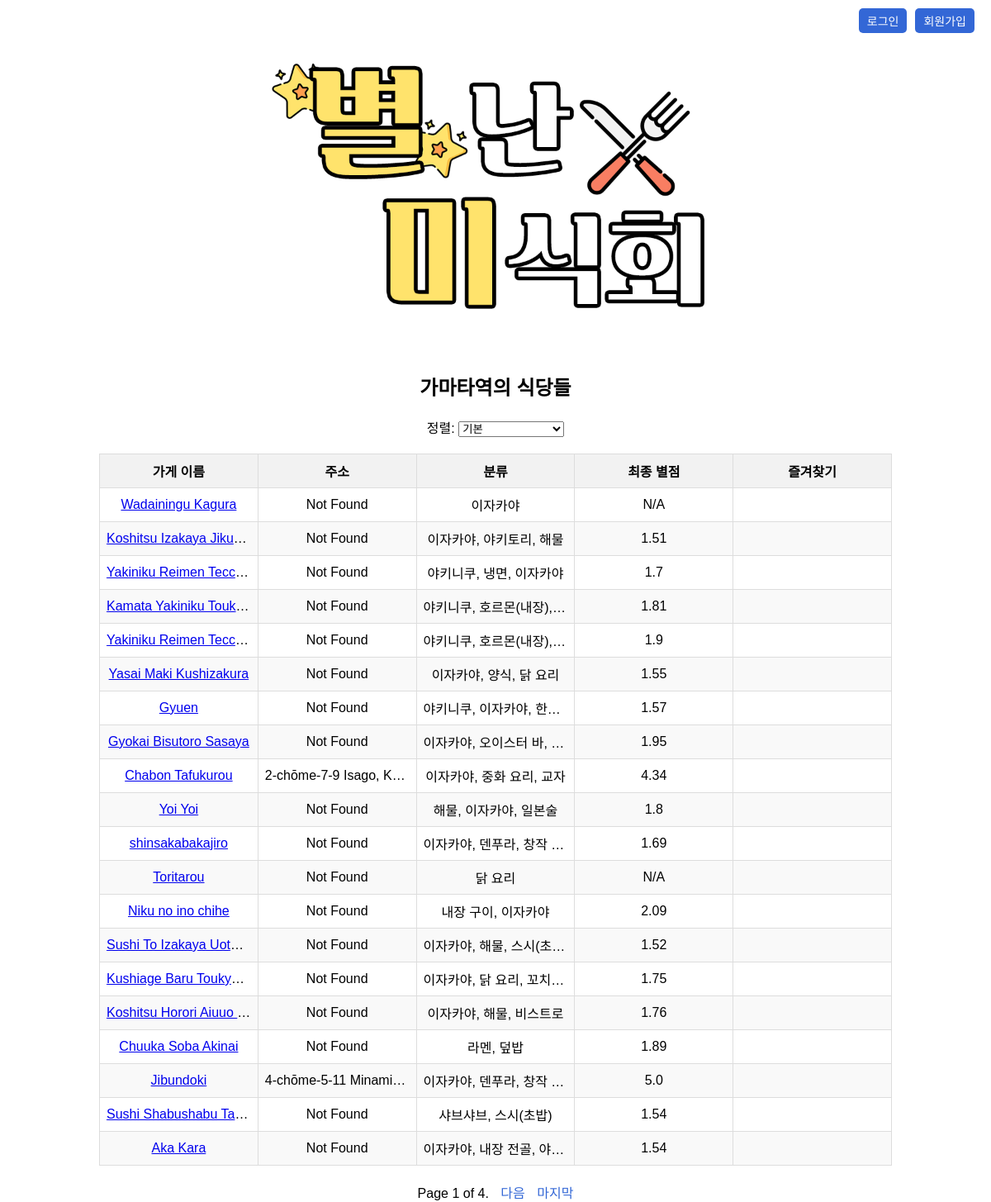
The page /station/가마타역/ on the database its author committed.
### my_app/models.py (models this page shows, shortened)
class Tabelog(models.Model):
    id = models.AutoField(primary_key=True)
    address = models.CharField(max_length=200)
    name = models.CharField(max_length=100)
    station = models.ForeignKey(Region, on_delete=models.CASCADE)
    menu = models.CharField(max_length=200)
    score = models.FloatField()
    num_reviews = models.IntegerField()
    google = models.ForeignKey('Google', on_delete=models.SET_NULL, null=True, blank=True, related_name='tabelogs')

class FinalScore(models.Model):
    id = models.AutoField(primary_key=True)
    tabelog = models.ForeignKey(Tabelog, on_delete=models.CASCADE, related_name='final_score')
    new_score = models.FloatField()

### my_app/views.py (the view)
# urls.py: path('station/<str:station>/', views.restaurants_by_station, name='restaurants_by_station'),
def restaurants_by_station(request, station):
    restaurants = Tabelog.objects.filter(station__station=station).select_related('google').prefetch_related('final_score')
    sort = request.GET.get('sort', 'new_score')
    if sort == 'new_score_asc':
        restaurants = restaurants.order_by('final_score__new_score')
    elif sort == 'new_score_desc':
        restaurants = restaurants.order_by('-final_score__new_score')
    paginator = Paginator(restaurants, 20)
    page = request.GET.get('page')
    restaurants = paginator.get_page(page)
    return render(request, 'restaurants_by_station.html', {'restaurants': restaurants, 'station': station, 'sort': sort})

### templates/restaurants_by_station.html (shortened to what this page needs)
<!DOCTYPE html>
<html lang="en">
<head>
    {% load static %}
    <link rel="stylesheet" type="text/css" href="{% static 'css/index.css' %}">
</head>
<body>
    <div class="container">
        <header>
            <div class="auth-buttons">
                {% if user.is_authenticated %}
                <a href="{% url 'logout' %}" class="auth-button">로그아웃</a>
                <a href="{% url 'mypage' %}" class="auth-button">MyPage</a>
                {% else %}
                <a href="{% url 'login' %}" class="auth-button">로그인</a>
                <a href="{% url 'signup' %}" class="auth-button">회원가입</a>
                {% endif %}
            </div>
            <div class="header">
                <a href="{% url 'home' %}">
                    <img src="{% static 'img/logo.png' %}" class="logo">
                </a>
            </div>
        </header>
        <h2>{{ station }}의 식당들</h2>
        <form method="get">
            <label for="sort">정렬:</label>
            <select name="sort" id="sort" onchange="this.form.submit()">
                <option value="new_score" {% if sort == 'new_score' %}selected{% endif %}>기본</option>
            </select>
        </form>
        <table>
            <thead>
                <tr>
                    <th>가게 이름</th>
                    <th>주소</th>
                    <th>분류</th>
                    <th>최종 별점</th>
                    <th>즐겨찾기</th>
                </tr>
            </thead>
            <tbody>
                {% for restaurant in restaurants %}
                <tr>
                    <td><a href="javascript:void(0);" onclick="searchRestaurant('{{ restaurant.name }}')">{{ restaurant.name }}</a></td>
                    <td>{{ restaurant.address }}</td>
                    <td>{{ restaurant.menu }}</td>
                    <td>{{ restaurant.final_score.first.new_score|default:"N/A" }}</td>
                    <td>
                    </td>
                </tr>
                {% endfor %}
            </tbody>
        </table>
        <div class="pagination">
            <span class="step-links">
                <span class="current">
                    Page {{ restaurants.number }} of {{ restaurants.paginator.num_pages }}.
                </span>
                {% if restaurants.has_next %}
                    <a href="?page={{ restaurants.next_page_number }}&sort={{ sort }}">다음</a>
                    <a href="?page={{ restaurants.paginator.num_pages }}&sort={{ sort }}">마지막</a>
                {% endif %}
            </span>
        </div>
    </div>
</body>
</html>

### static/css/index.css (style rules this page uses)
html, body { margin: 0; padding: 0; box-sizing: border-box; height: 100%; font-family: Arial, sans-serif; }
.container { width: 80%; margin: 0 auto; text-align: center; }
.header { margin-top: 30px; }
.logo { width: 600px; display: block; margin: 0 auto; }
.auth-buttons { display: flex; justify-content: flex-end; gap: 10px; padding: 10px 20px; position: absolute; top: 0; right: 0; }
.auth-button { text-decoration: none; color: white; background-color: #3367D6; padding: 5px 10px; border-radius: 5px; font-size: 14px; }
.pagination { display: flex; justify-content: center; margin-top: 20px; }
.step-links a { margin: 0 5px; text-decoration: none; color: #3367D6; }
.step-links .current { margin: 0 5px; }
table { width: 100%; border-collapse: collapse; table-layout: fixed; margin: 20px auto; }
th, td { border: 1px solid #ddd; padding: 8px; text-align: center; overflow: hidden; white-space: nowrap; text-overflow: ellipsis; }
thead { position: sticky; top: 0; background-color: #f2f2f2; }
tbody tr:nth-child(even) { background-color: #f9f9f9; }

### rows shown on the page
Tabelog: name "Wadainingu Kagura", address "Not Found", menu "이자카야", final_score.first.new_score "N/A"
Tabelog: name "Koshitsu Izakaya Jiku…", address "Not Found", menu "이자카야, 야키토리, 해물", final_score.first.new_score "1.51"
Tabelog: name "Yakiniku Reimen Tecc…", address "Not Found", menu "야키니쿠, 냉면, 이자카야", final_score.first.new_score "1.7"
Tabelog: name "Kamata Yakiniku Touk…", address "Not Found", menu "야키니쿠, 호르몬(내장),…", final_score.first.new_score "1.81"
Tabelog: name "Yakiniku Reimen Tecc…", address "Not Found", menu "야키니쿠, 호르몬(내장),…", final_score.first.new_score "1.9"
Tabelog: name "Yasai Maki Kushizakura", address "Not Found", menu "이자카야, 양식, 닭 요리", final_score.first.new_score "1.55"
Tabelog: name "Gyuen", address "Not Found", menu "야키니쿠, 이자카야, 한…", final_score.first.new_score "1.57"
Tabelog: name "Gyokai Bisutoro Sasaya", address "Not Found", menu "이자카야, 오이스터 바,…", final_score.first.new_score "1.95"
Tabelog: name "Chabon Tafukurou", address "2-chōme-7-9 Isago, K…", menu "이자카야, 중화 요리, 교자", final_score.first.new_score "4.34"
Tabelog: name "Yoi Yoi", address "Not Found", menu "해물, 이자카야, 일본술", final_score.first.new_score "1.8"
Tabelog: name "shinsakabakajiro", address "Not Found", menu "이자카야, 덴푸라, 창작…", final_score.first.new_score "1.69"
Tabelog: name "Toritarou", address "Not Found", menu "닭 요리", final_score.first.new_score "N/A"
Tabelog: name "Niku no ino chihe", address "Not Found", menu "내장 구이, 이자카야", final_score.first.new_score "2.09"
Tabelog: name "Sushi To Izakaya Uotami", address "Not Found", menu "이자카야, 해물, 스시(초밥)", final_score.first.new_score "1.52"
Tabelog: name "Kushiage Baru Touky…", address "Not Found", menu "이자카야, 닭 요리, 꼬치…", final_score.first.new_score "1.75"
Tabelog: name "Koshitsu Horori Aiuuo…", address "Not Found", menu "이자카야, 해물, 비스트로", final_score.first.new_score "1.76"
Tabelog: name "Chuuka Soba Akinai", address "Not Found", menu "라멘, 덮밥", final_score.first.new_score "1.89"
Tabelog: name "Jibundoki", address "4-chōme-5-11 Minami…", menu "이자카야, 덴푸라, 창작…", final_score.first.new_score "5.0"
Tabelog: name "Sushi Shabushabu Ta…", address "Not Found", menu "샤브샤브, 스시(초밥)", final_score.first.new_score "1.54"
Tabelog: name "Aka Kara", address "Not Found", menu "이자카야, 내장 전골, 야…", final_score.first.new_score "1.54"

### other values the page prints
{{ station }} "가마타역"
{{ restaurants.number }} "1"
{{ restaurants.paginator.num_pages }} "4"
